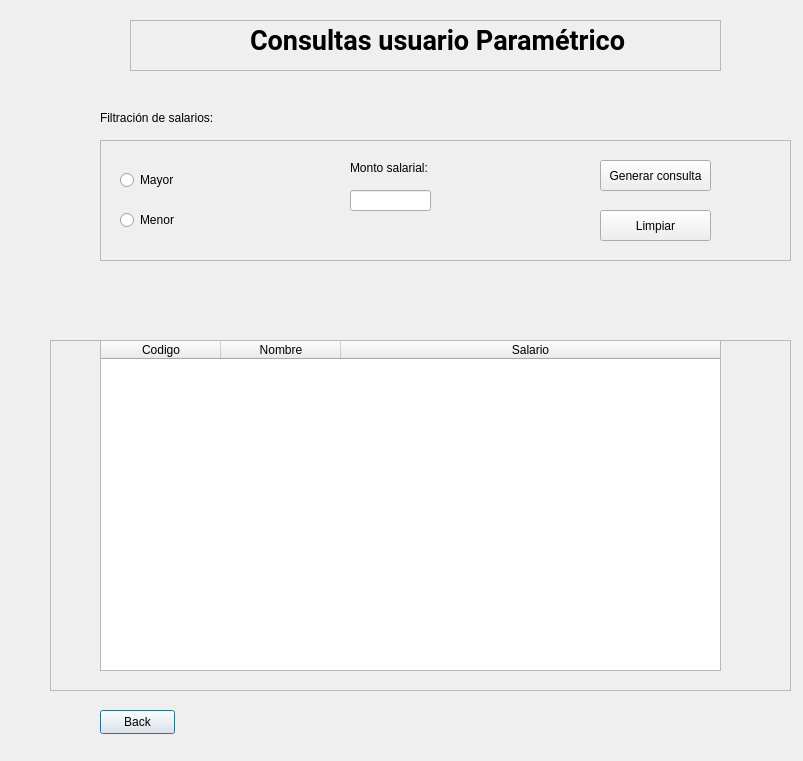
<?xml version="1.0" encoding="UTF-8"?>
<ui version="4.0">
 <class>Dialog</class>
 <widget class="QDialog" name="Dialog">
  <property name="geometry">
   <rect>
    <x>0</x>
    <y>0</y>
    <width>803</width>
    <height>761</height>
   </rect>
  </property>
  <property name="windowTitle">
   <string>Dialog</string>
  </property>
  <widget class="QFrame" name="frame_2">
   <property name="geometry">
    <rect>
     <x>130</x>
     <y>20</y>
     <width>591</width>
     <height>51</height>
    </rect>
   </property>
   <property name="frameShape">
    <enum>QFrame::Shape::StyledPanel</enum>
   </property>
   <property name="frameShadow">
    <enum>QFrame::Shadow::Raised</enum>
   </property>
   <widget class="QLabel" name="label">
    <property name="geometry">
     <rect>
      <x>120</x>
      <y>0</y>
      <width>401</width>
      <height>41</height>
     </rect>
    </property>
    <property name="font">
     <font>
      <family>Roboto</family>
      <pointsize>20</pointsize>
      <bold>true</bold>
     </font>
    </property>
    <property name="text">
     <string>Consultas usuario Paramétrico</string>
    </property>
   </widget>
  </widget>
  <widget class="QFrame" name="result_frame">
   <property name="geometry">
    <rect>
     <x>50</x>
     <y>340</y>
     <width>741</width>
     <height>351</height>
    </rect>
   </property>
   <property name="focusPolicy">
    <enum>Qt::FocusPolicy::NoFocus</enum>
   </property>
   <property name="frameShape">
    <enum>QFrame::Shape::StyledPanel</enum>
   </property>
   <property name="frameShadow">
    <enum>QFrame::Shadow::Raised</enum>
   </property>
   <widget class="QTableWidget" name="tableWidget">
    <property name="geometry">
     <rect>
      <x>50</x>
      <y>0</y>
      <width>621</width>
      <height>331</height>
     </rect>
    </property>
    <property name="focusPolicy">
     <enum>Qt::FocusPolicy::NoFocus</enum>
    </property>
    <property name="showGrid">
     <bool>false</bool>
    </property>
    <attribute name="horizontalHeaderMinimumSectionSize">
     <number>50</number>
    </attribute>
    <attribute name="horizontalHeaderDefaultSectionSize">
     <number>120</number>
    </attribute>
    <attribute name="horizontalHeaderStretchLastSection">
     <bool>true</bool>
    </attribute>
    <attribute name="verticalHeaderVisible">
     <bool>false</bool>
    </attribute>
    <column>
     <property name="text">
      <string>Codigo</string>
     </property>
    </column>
    <column>
     <property name="text">
      <string>Nombre</string>
     </property>
    </column>
    <column>
     <property name="text">
      <string>Salario</string>
     </property>
    </column>
   </widget>
  </widget>
  <widget class="QPushButton" name="back_btn">
   <property name="geometry">
    <rect>
     <x>100</x>
     <y>710</y>
     <width>75</width>
     <height>24</height>
    </rect>
   </property>
   <property name="text">
    <string>Back</string>
   </property>
  </widget>
  <widget class="QLabel" name="label_2">
   <property name="geometry">
    <rect>
     <x>100</x>
     <y>110</y>
     <width>171</width>
     <height>16</height>
    </rect>
   </property>
   <property name="text">
    <string>Filtración de salarios:</string>
   </property>
  </widget>
  <widget class="QFrame" name="info_frame">
   <property name="geometry">
    <rect>
     <x>100</x>
     <y>140</y>
     <width>691</width>
     <height>121</height>
    </rect>
   </property>
   <property name="frameShape">
    <enum>QFrame::Shape::StyledPanel</enum>
   </property>
   <property name="frameShadow">
    <enum>QFrame::Shadow::Raised</enum>
   </property>
   <widget class="QRadioButton" name="radioButtoncMayor">
    <property name="geometry">
     <rect>
      <x>20</x>
      <y>30</y>
      <width>91</width>
      <height>20</height>
     </rect>
    </property>
    <property name="text">
     <string>Mayor</string>
    </property>
   </widget>
   <widget class="QRadioButton" name="radioButtonMenor">
    <property name="geometry">
     <rect>
      <x>20</x>
      <y>70</y>
      <width>81</width>
      <height>20</height>
     </rect>
    </property>
    <property name="text">
     <string>Menor</string>
    </property>
   </widget>
   <widget class="QPushButton" name="generarConsulta_btn">
    <property name="geometry">
     <rect>
      <x>500</x>
      <y>20</y>
      <width>111</width>
      <height>31</height>
     </rect>
    </property>
    <property name="text">
     <string>Generar consulta</string>
    </property>
   </widget>
   <widget class="QPushButton" name="limpiar_btn">
    <property name="geometry">
     <rect>
      <x>500</x>
      <y>70</y>
      <width>111</width>
      <height>31</height>
     </rect>
    </property>
    <property name="text">
     <string>Limpiar</string>
    </property>
   </widget>
   <widget class="QLineEdit" name="lineEditMontoSalarial">
    <property name="geometry">
     <rect>
      <x>250</x>
      <y>50</y>
      <width>81</width>
      <height>21</height>
     </rect>
    </property>
   </widget>
   <widget class="QLabel" name="label_3">
    <property name="geometry">
     <rect>
      <x>250</x>
      <y>20</y>
      <width>171</width>
      <height>16</height>
     </rect>
    </property>
    <property name="text">
     <string>Monto salarial:</string>
    </property>
   </widget>
  </widget>
 </widget>
 <resources/>
 <connections/>
</ui>
